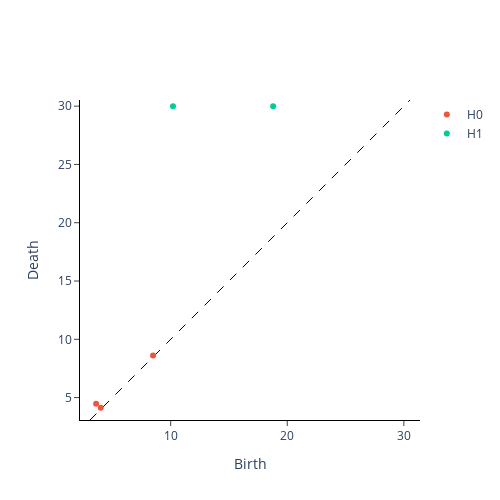

Notebook cell for this chart:
### Markdown cell above
# Se usa la filtración radial ya que es especifica o ideal para este problema
# realiza una filtración radial en una imagen binarizada

### Code cell
from gtda.homology import CubicalPersistence

cubical_persistence = CubicalPersistence(n_jobs=-1)
im8_cubical = cubical_persistence.fit_transform(im8_filtration)

cubical_persistence.plot(im8_cubical)

### Figure 1 — Plotly figure (JSON) as saved in the notebook; plotly's stock layout.template omitted (floating-point values rounded to 4 significant figures)
{"data": [{"hoverinfo": "none", "line": {"color": "black", "dash": "dash", "width": 1}, "mode": "lines", "showlegend": false, "type": "scatter", "x": [3.078, 30.53], "y": [3.078, 30.53]}, {"hoverinfo": "text", "hovertext": ["(3.605551275463989, 4.47213595499958)", "(4.0, 4.123105625617661)", "(8.48528137423857, 8.602325267042627)"], "mode": "markers", "name": "H0", "type": "scatter", "x": [3.606, 4, 8.485], "y": [4.472, 4.123, 8.602]}, {"hoverinfo": "text", "hovertext": ["(10.198039027185569, 30.0)", "(18.788294228055936, 30.0)"], "mode": "markers", "name": "H1", "type": "scatter", "x": [10.2, 18.79], "y": [30, 30]}], "layout": {"height": 500, "plot_bgcolor": "white", "width": 500, "xaxis": {"autorange": false, "exponentformat": "e", "linecolor": "black", "linewidth": 1, "mirror": false, "range": [3.078, 30.53], "showexponent": "all", "showline": true, "side": "bottom", "ticks": "outside", "title": {"text": "Birth"}, "type": "linear", "zeroline": true}, "yaxis": {"autorange": false, "exponentformat": "e", "linecolor": "black", "linewidth": 1, "mirror": false, "range": [3.078, 30.53], "scaleanchor": "x", "scaleratio": 1, "showexponent": "all", "showline": true, "side": "left", "ticks": "outside", "title": {"text": "Death"}, "type": "linear", "zeroline": true}}}
